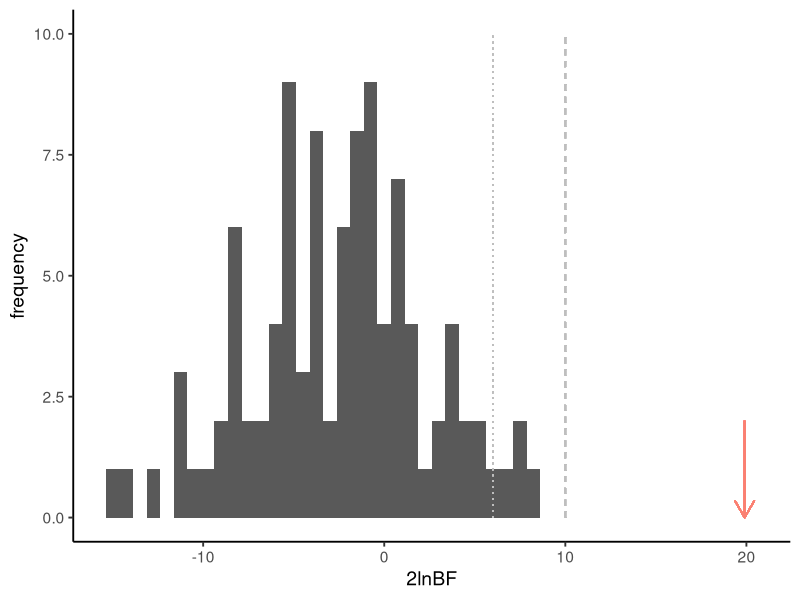

Write the R code that produced this figure.

library(dplyr)
library(ggplot2)

dep = read.delim("bf_dependent.tsv", header=FALSE)
ind = read.delim("bf_independent.tsv", header=FALSE)

names(dep) = c("rep", "bf", "z")
names(ind) = c("rep", "bf", "z")

n = 2 * ( dep %>% arrange(rep) %>% select(bf) - ind %>% arrange(rep) %>% select(bf) )

p = ggplot(n, aes(bf)) + geom_histogram(binwidth = 0.75) + 
    theme_classic(base_size=14) +
    xlab("2lnBF") + ylab("frequency") +
    geom_segment(aes(x=19.9, xend=19.9, y=2, yend=0), colour="salmon", arrow = arrow(length = unit(0.5, "cm"))) +
    geom_segment(aes(y=0, yend=10, x=6, xend=6), linetype="dotted", colour="grey") +
    geom_segment(aes(y=0, yend=10, x=10, xend=10), linetype="dashed", colour="grey") 

ggsave("bf_plot.pdf", p)

